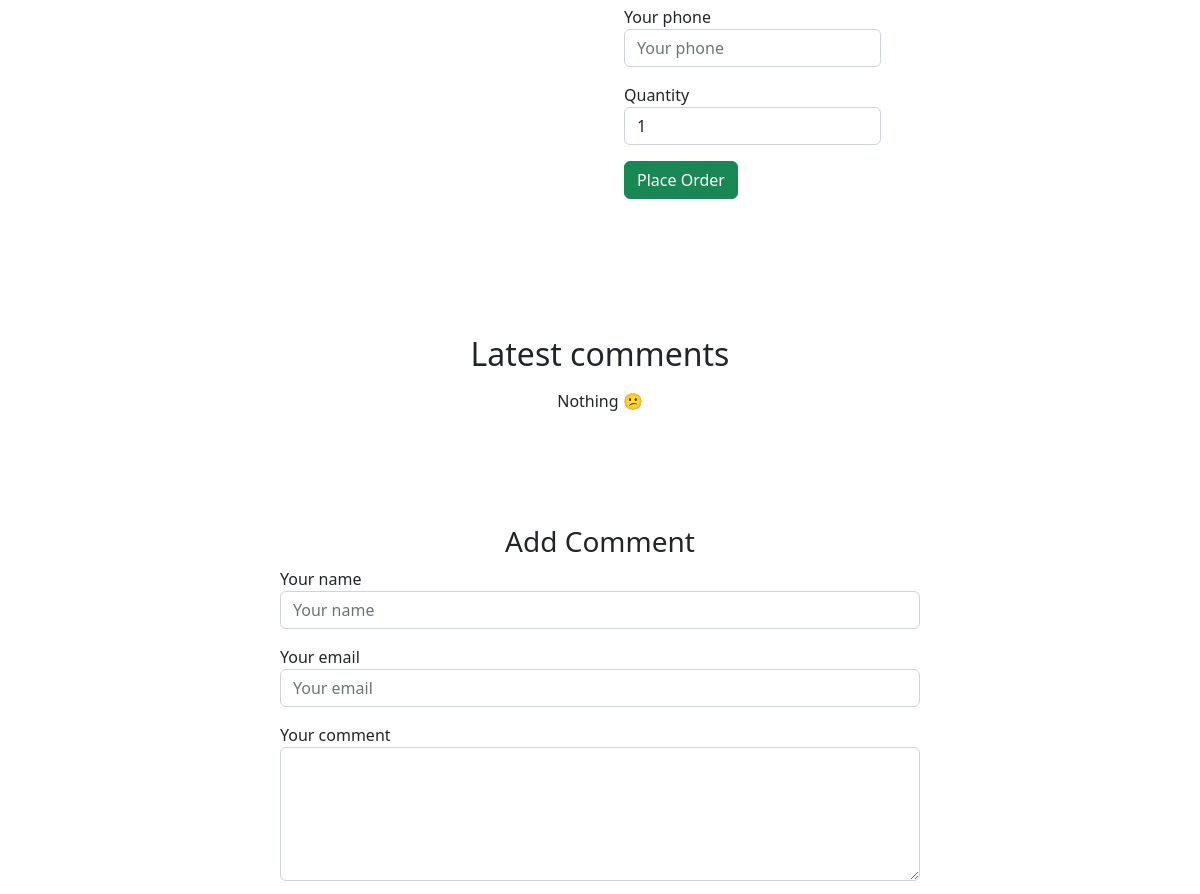
The app's page /product/4/ (middle part), older data.
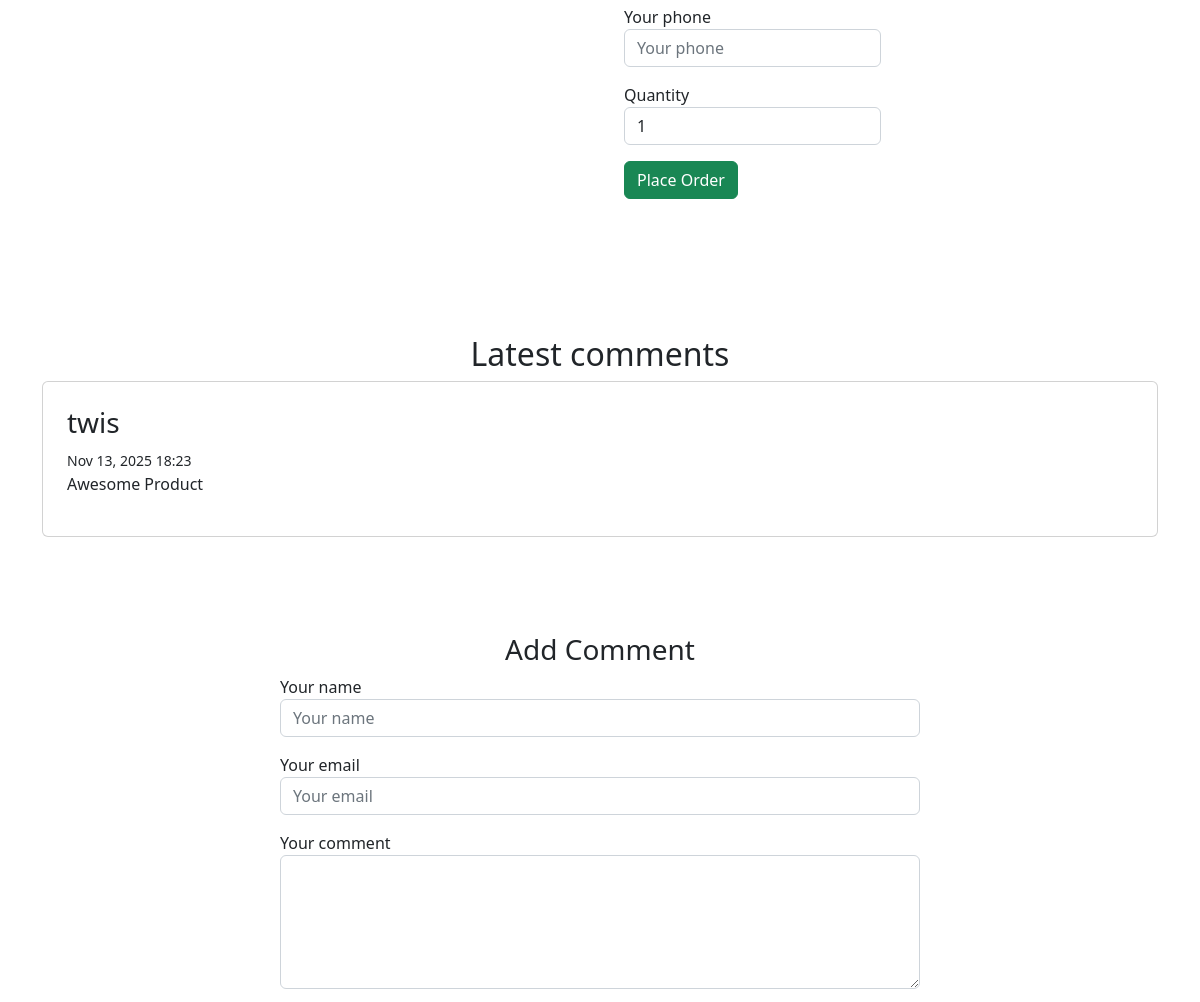
The same page, newer data.
### app/models.py (models this page shows, shortened)
class Comment(models.Model):
    product = models.ForeignKey(Product, on_delete=models.CASCADE, related_name='comments')
    name = models.CharField(max_length=50)
    email = models.EmailField()
    text = models.TextField()
    created_at = models.DateTimeField(auto_now_add=True)

### app/views.py (the view, shortened to what this page needs)
# urls.py: path('product/<int:pk>/', detail, name='detail'),
def detail(request, pk):
    product = get_object_or_404(Product, pk=pk)
    comments = product.comments.all().order_by('-created_at')
    context = {
        'product': product,
        'comments': comments
    }
    return render(request, 'app/detail.html', context)

### app/models.py (called while the page is built)
    @property
    def discounted_price(self):
        if self.discount:
            return self.price * Decimal(f'{(1 - self.discount / 100)}')
        return self.price

    @property
    def get_image_url(self):
        if not self.image:
            return static('app/images/not_found.jpg')
        return self.image.url

### app/templates/app/detail.html (shortened to what this page needs)
{% extends 'app/base/base.html' %}
{% load static %}
{% block detail_content%}
<section class="py-5">
            <div class="container px-4 px-lg-5 my-5">
                <div class="row gx-4 gx-lg-5 align-items-center">
                    <div class="col-md-6">
                        <div class="d-flex">
                            <form>
                                <div class="form-group">
                                    <form method="post" action="">
                                        <div class="form-group mb-3">
                                            <label for="phone">Your phone</label>
                                            <input type="text" name="phone" class="form-control" placeholder="Your phone" required>
                                        </div>
                                        <div class="form-group mb-3">
                                            <label for="quantity">Quantity</label>
                                            <input type="number" name="quantity" class="form-control" value="1" min="1" max="{{ product.stock }}" required>
                                        </div>
                                        <div class="form-group mb-3">
                                            <button type="submit" class="btn btn-success">Place Order</button>
                                        </div>
                                    </form>
                              </form>
                        </div>
                    </div>
                </div>
            </div>
        </section>
       <div class="container mt-4 mb-4">
    <div class="row">
        <div class="col-12">
            <div class="text-center">
                <h2>Latest comments</h2>
            </div>
            {% for comment in comments %}
                <div class="media card p-4 mt-2">
                    <div class="media-body">
                        <h3 class="mt-0">{{ comment.name }}</h3>
                        <small>{{ comment.created_at|date:"M d, Y H:i" }}</small>
                        <p>{{ comment.text }}</p>
                    </div>
                </div>
            {% empty %}
                <p class="text-center mt-3">Nothing 😕</p>
            {% endfor %}
        </div>
        <div class="col-8 offset-2 mt-5">
            <div class="p-5">
                <div class="text-center">
                    <h3>Add Comment</h3>
                </div>
                <form method="post" action="">
                    <div class="form-group mb-3">
                        <label for="name">Your name</label>
                        <input type="text" name="name" class="form-control" placeholder="Your name" required>
                    </div>
                    <div class="form-group mb-3">
                        <label for="email">Your email</label>
                        <input type="email" name="email" class="form-control" placeholder="Your email" required>
                    </div>
                    <div class="form-group mb-3">
                        <label for="text">Your comment</label>
                        <textarea name="text" class="form-control" cols="30" rows="5" required></textarea>
                    </div>
                </form>
            </div>
        </div>
    </div>
</div>
{%endblock%}

Row changes from the older to the newer data that the page shows:
added Comment: name "twis", created_at "Nov 13, 2025 18:23", text "Awesome Product"
Text that changed along with them:
text no longer shown: "Nothing 😕"
